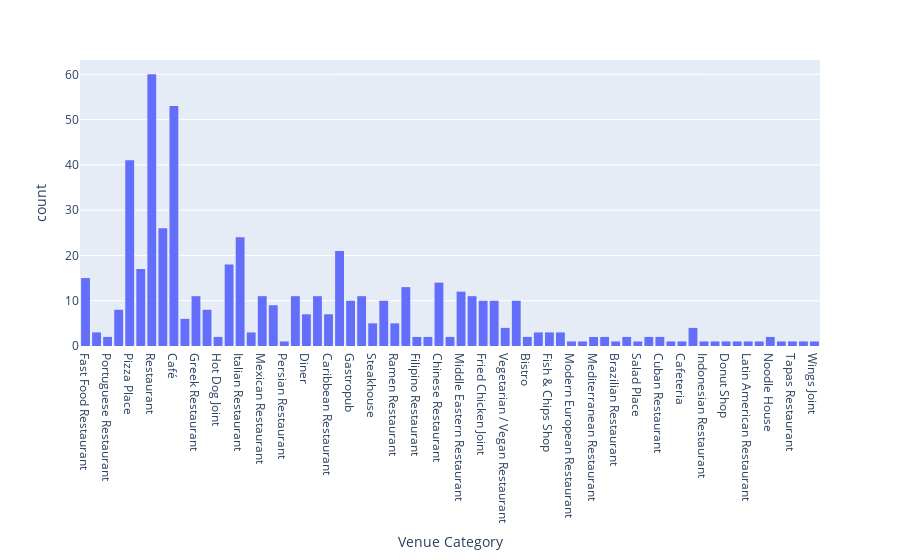

The notebook cell this image was saved under:
### Code cell
px.histogram(data_frame=venues,x='Venue Category')

### Figure 1 — Plotly figure (JSON) as saved in the notebook; plotly's stock layout.template omitted (floating-point values rounded to 4 significant figures; data arrays with more than 128 entries replaced by an {"elided": "..."} marker saying what was removed)
{"data": [{"alignmentgroup": "True", "bingroup": "x", "hovertemplate": "Venue Category=%{x}<br>count=%{y}<extra></extra>", "legendgroup": "", "marker": {"color": "#636efa"}, "name": "", "offsetgroup": "", "orientation": "v", "showlegend": false, "type": "histogram", "x": {"elided": "549 str values"}, "xaxis": "x", "yaxis": "y"}], "layout": {"autosize": true, "barmode": "relative", "legend": {"tracegroupgap": 0}, "margin": {"t": 60}, "xaxis": {"anchor": "y", "autorange": true, "domain": [0, 1], "range": [-0.5, 66.5], "title": {"text": "Venue Category"}, "type": "category"}, "yaxis": {"anchor": "x", "autorange": true, "domain": [0, 1], "range": [0, 63.16], "title": {"text": "count"}}}}
